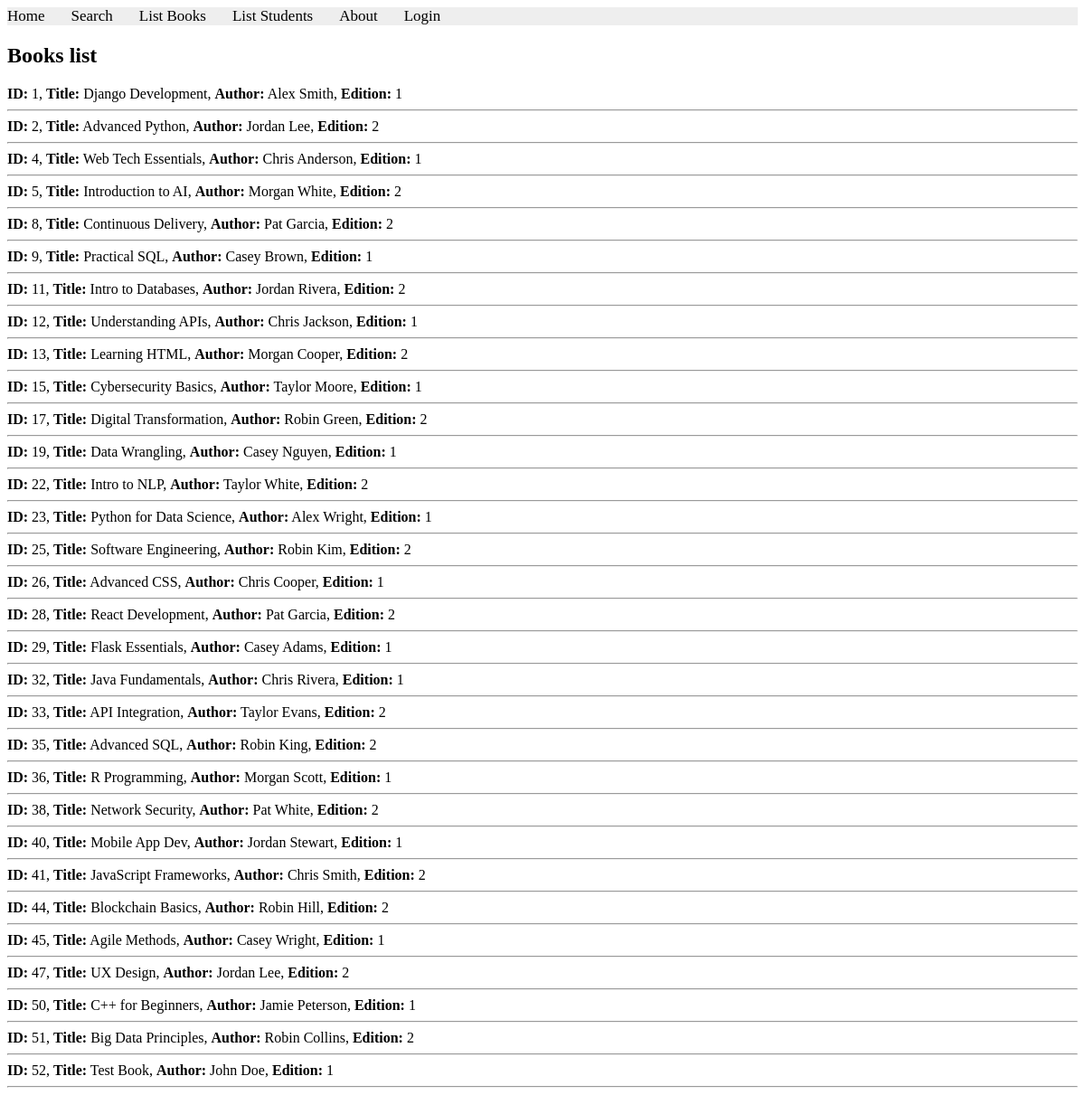
The app's page /books/lab8/task3 with its own data.
### apps/bookmodule/models.py (models this page shows)
class Book(models.Model):
    title = models.CharField(max_length = 50)
    author = models.CharField(max_length = 50)
    price = models.FloatField(default = 0.0)
    edition = models.SmallIntegerField(default = 1)

### apps/bookmodule/views.py (the view)
# urls.py: path('lab8/task3', views.lab8_task3, name="books.lab8_task3"),
def lab8_task3(request):
    books = Book.objects.filter(~Q(edition__gt=2) & ~Q(title__icontains='qu') & ~Q(author__icontains='qu'))
    return render(request, 'bookmodule/lab8_task3.html', {'books': books})

### apps/templates/bookmodule/lab8_task3.html (shortened to what this page needs)
{% extends "layouts/base.html" %}
{% block content %}
    <h2>Books list</h2>
    {% for obj in books %}
        <b>ID:</b> {{obj.id}}, <b>Title:</b> {{obj.title}}, <b>Author:</b> {{obj.author}}, <b>Edition:</b> {{obj.edition}}
        <hr>
    {% endfor %}
{% endblock content %}

### apps/static/styles.css (style rules this page uses)
body { background-color: lighred; }

### records on screen
Book: id "1", title "Django Development", author "Alex Smith", edition "1"
Book: id "2", title "Advanced Python", author "Jordan Lee", edition "2"
Book: id "4", title "Web Tech Essentials", author "Chris Anderson", edition "1"
Book: id "5", title "Introduction to AI", author "Morgan White", edition "2"
Book: id "8", title "Continuous Delivery", author "Pat Garcia", edition "2"
Book: id "9", title "Practical SQL", author "Casey Brown", edition "1"
Book: id "11", title "Intro to Databases", author "Jordan Rivera", edition "2"
Book: id "12", title "Understanding APIs", author "Chris Jackson", edition "1"
Book: id "13", title "Learning HTML", author "Morgan Cooper", edition "2"
Book: id "15", title "Cybersecurity Basics", author "Taylor Moore", edition "1"
Book: id "17", title "Digital Transformation", author "Robin Green", edition "2"
Book: id "19", title "Data Wrangling", author "Casey Nguyen", edition "1"
Book: id "22", title "Intro to NLP", author "Taylor White", edition "2"
Book: id "23", title "Python for Data Science", author "Alex Wright", edition "1"
Book: id "25", title "Software Engineering", author "Robin Kim", edition "2"
Book: id "26", title "Advanced CSS", author "Chris Cooper", edition "1"
Book: id "28", title "React Development", author "Pat Garcia", edition "2"
Book: id "29", title "Flask Essentials", author "Casey Adams", edition "1"
Book: id "32", title "Java Fundamentals", author "Chris Rivera", edition "1"
Book: id "33", title "API Integration", author "Taylor Evans", edition "2"
Book: id "35", title "Advanced SQL", author "Robin King", edition "2"
Book: id "36", title "R Programming", author "Morgan Scott", edition "1"
Book: id "38", title "Network Security", author "Pat White", edition "2"
Book: id "40", title "Mobile App Dev", author "Jordan Stewart", edition "1"
Book: id "41", title "JavaScript Frameworks", author "Chris Smith", edition "2"
Book: id "44", title "Blockchain Basics", author "Robin Hill", edition "2"
Book: id "45", title "Agile Methods", author "Casey Wright", edition "1"
Book: id "47", title "UX Design", author "Jordan Lee", edition "2"
Book: id "50", title "C++ for Beginners", author "Jamie Peterson", edition "1"
Book: id "51", title "Big Data Principles", author "Robin Collins", edition "2"
Book: id "52", title "Test Book", author "John Doe", edition "1"
